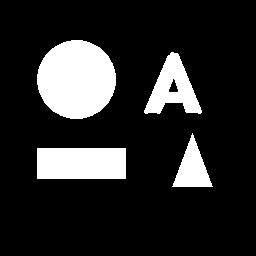
#> input picture opencv04/shape.png, 256 x 256 px
$ python 04.04.py
#> lines starting #> are read from the running program, lines starting #| are printed output that depends on the picture; after the words box and inside, x2 and y2 are one past the last pixel; in counts of white or black regions, pixels touching at a corner belong together
import cv2
import numpy as np

img = cv2.imread("shape.png", cv2.IMREAD_GRAYSCALE)
#> img: shape (256, 256); 16.1% white; 4 white regions, box (x1, y1, x2, y2) and area: (37, 40, 116, 119) 4880, (37, 148, 126, 179) 2759, (144, 52, 202, 114) 1797, (172, 133, 213, 187) 1108
edges = cv2.Canny(img, 50, 100)
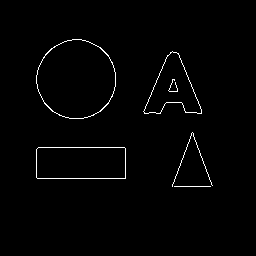
#> edges: shape (256, 256); 1.3% white in thin lines or dots, all inside (x1, y1, x2, y2) = (36, 39, 213, 187)

# Canny 에지 이미지에서 직선 검출
lines = cv2.HoughCircles(edges,cv2.HOUGH_GRADIENT,1,100,param1 = 250, param2 = 10, minRadius = 80, maxRadius = 120)
#> lines = [[86.5, 135.5, 98.2]]

dst = cv2.cvtColor(edges, cv2.COLOR_GRAY2BGR) # 컬러로 변환해 그리기
if lines is not None:
    for line in lines:
#> (the run stopped early here; a loop or call above may not have finished)
